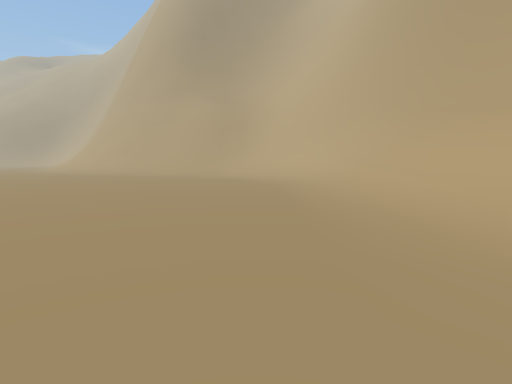
View 1 (above)

21 first-person views from a walk through a scene from a Unity 3-D project. The camera is 1.2 m above the floor, tilts 6° down and sees 80° across. The floor is counted in squares, 2 m on a side. Each view is taken from the middle of a square. On the plan, view 1 faces up. The plan holds only what a view shows up to about 9 squares ahead; the rest is blank. The place goes on beyond the plan. Some surface patterns are stand-ins.

View 2
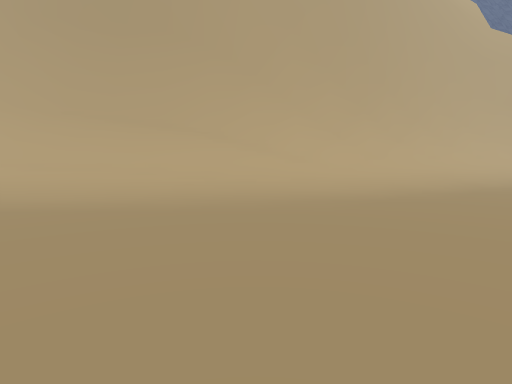

View 3
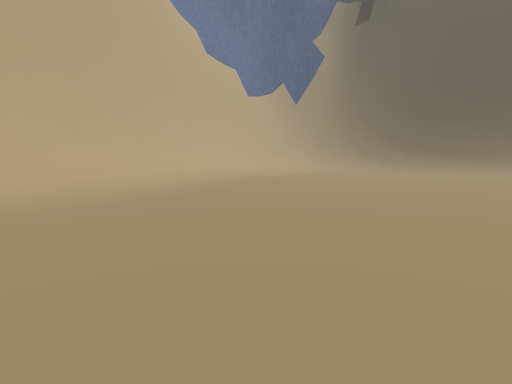

View 4
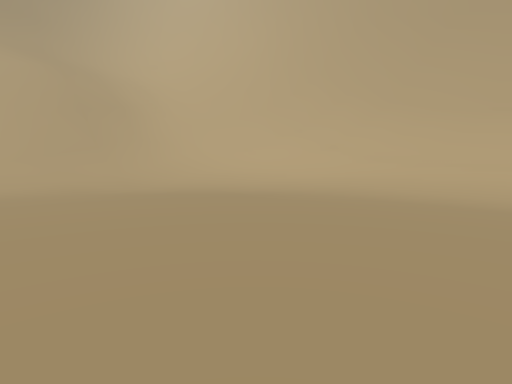

View 5
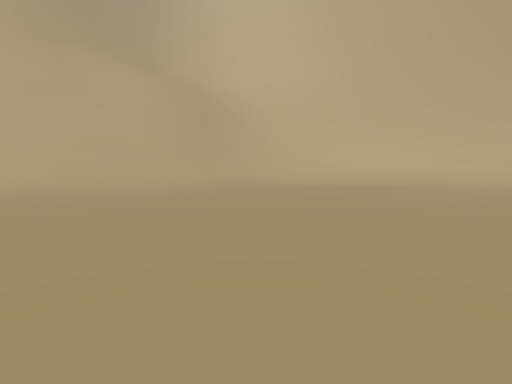

View 6
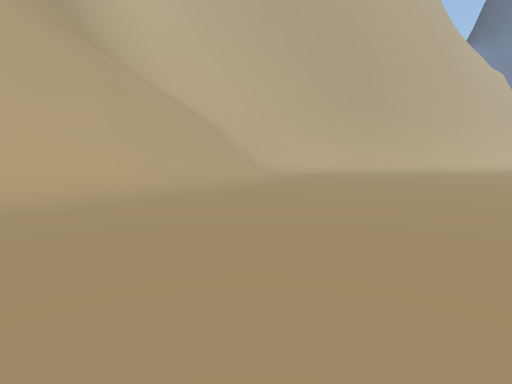

View 7
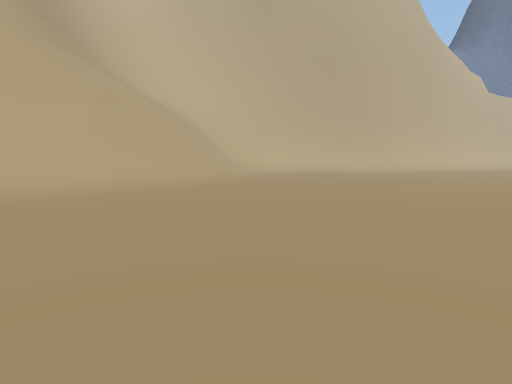

View 8
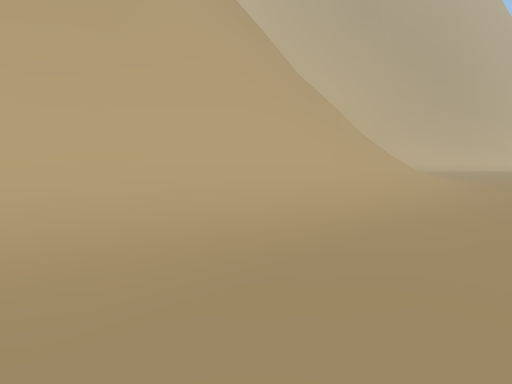

View 9
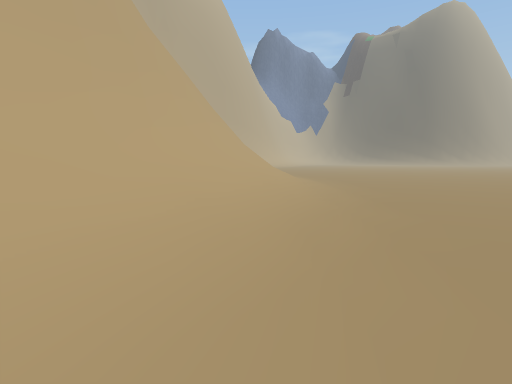

View 10
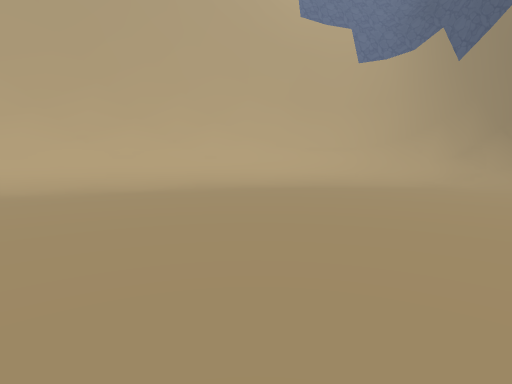

View 11
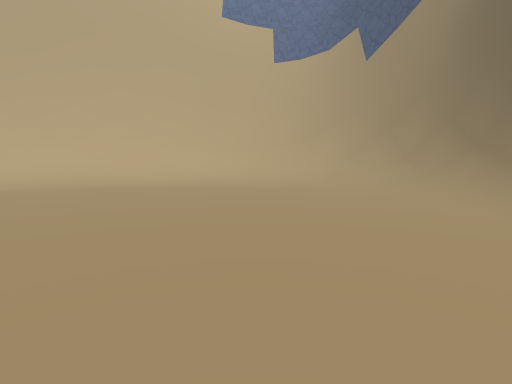

View 12
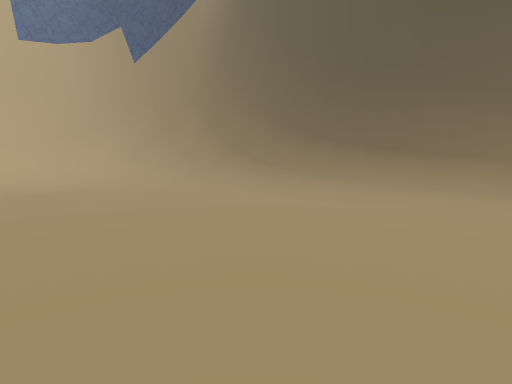

View 13
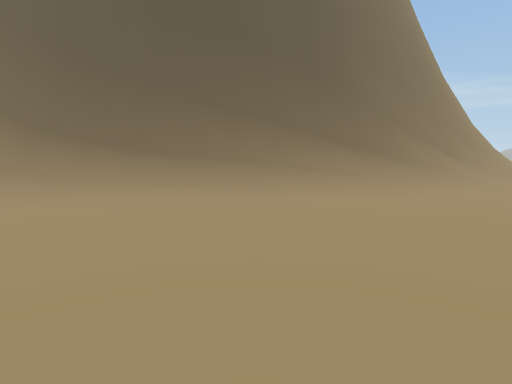

View 14
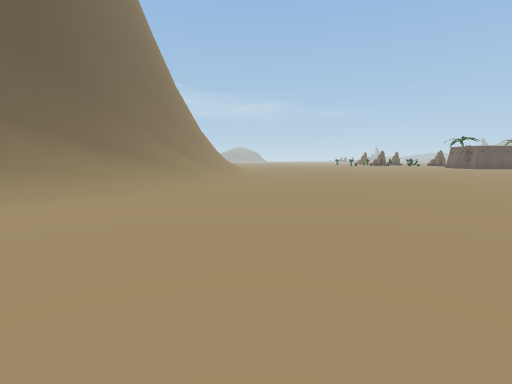

View 15
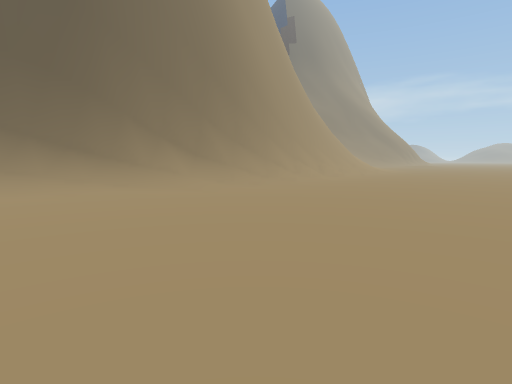

View 16
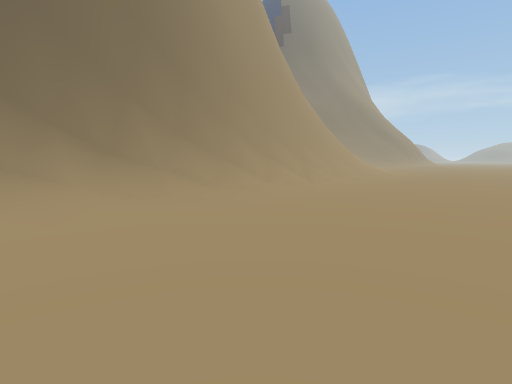

View 17
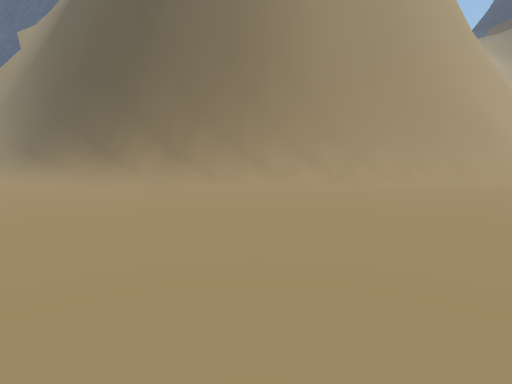

View 18
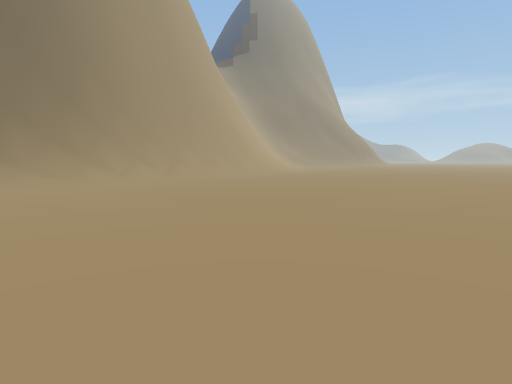

View 19
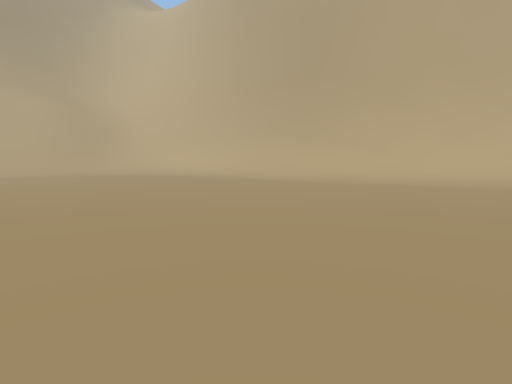

View 20
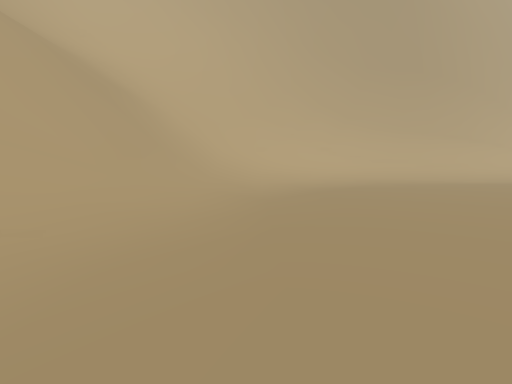

View 21
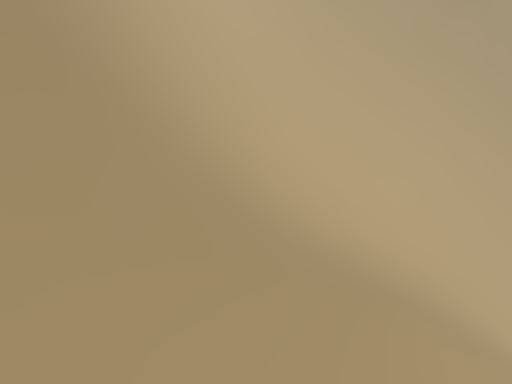

### Floor plan
Key: @ floor where view 1 was taken; # wall or solid block; . floor; / step, stairs or slope; = window, fence, low wall or low ledge.
Columns run from 15 left of view 1 to 8 right of it. Each row starts with its distance up from view 1.
 22 .//##
 21 .//##
 20 ..//##
 19 ..///#
 18 ...//#############
 17 ...///##=##//////#
 16  ...////=//=/////#
 15  ....////=///////#
 14  .....//////=////#
 13  .......///////=##
 12  .........//////###
 11 .............////##
 10  ..............///#
  9   ..............//#
  8    .............//#
  7     ............./#
  6       .........../#
  5        ........../##
  4         .........//#
  3          ........//#
  2          ........//#
  1          ........//##
  0          ......@..//#
 -1          .........//##
 -2          ..........//#
 -3             .......//##
 -4              .......//#
 -5              .......//#
 -6              ........//
 -7              ........//
 -8       . .............//
 -9  ....................//#
-10 .....................//#
-11 ....................///#
-12 ...................///##
-13 ..............///////##
-14 ........./////////=###
-15 ......./////=#######
-16 ......///######
-17 ....///####
-18 ....//###
-19 ...//##
-20 ..//##
-21  //##
-22  //#

Where each view was taken, in squares from view 1:
view 1: 0 up, 0 right, facing up
view 2: 2 up, 3 left, facing right
view 3: 2 up, 3 left, facing down-right
view 4: 5 up, 4 left, facing up-right
view 5: 6 up, 7 left, facing up-right
view 6: 12 up, 14 left, facing right
view 7: 11 up, 15 left, facing right
view 8: 18 up, 15 left, facing right
view 9: 22 up, 15 left, facing down-right
view 10: 6 down, 2 left, facing right
view 11: 9 down, 2 left, facing right
view 12: 8 down, 2 left, facing down-right
view 13: 8 down, 2 left, facing down
view 14: 8 down, 2 left, facing down-left
view 15: 8 down, 9 left, facing down
view 16: 11 down, 10 left, facing down
view 17: 12 down, 15 left, facing down-right
view 18: 9 down, 14 left, facing down
view 19: 2 down, 6 left, facing up-right
view 20: 11 up, 7 left, facing right
view 21: 17 up, 4 left, facing right
